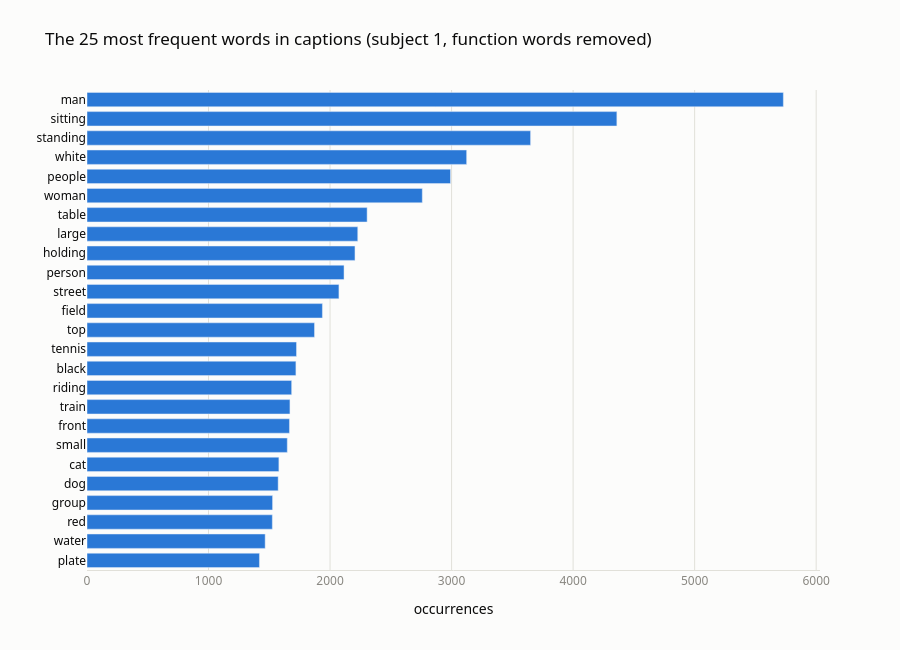

Here is the notebook cell this chart was saved with:
### Code cell
# [2.3.3] Chart: top 25 words
# The most frequent content words
STOPWORDS = set("""
a an the of on in with and is are to at it its there that this by for from as be has have
next near up down his her their some two one while being other very
""".split())

words = captions["tokens"].explode().dropna()
content_words = words[~words.isin(STOPWORDS)]

# Frequency as number of occurrences, and as percent of images with the word in at least one caption
top = content_words.value_counts().head(25).rename("occurrences").to_frame()
word_images = (captions[["nsdId", "tokens"]].explode("tokens")
               .drop_duplicates().groupby("tokens").size())
top["% of images"] = (word_images.reindex(top.index) / captions["nsdId"].nunique() * 100).round(1)
top.head(10)

plot_data = top.iloc[::-1]   # most frequent at the top

fig = go.Figure()
fig.add_bar(
    x=plot_data["occurrences"],
    y=plot_data.index,
    orientation="h",
    marker=dict(color=BLUE),
    customdata=plot_data["% of images"],
    hovertemplate="%{y}: %{x} occurrences, in %{customdata}% of images<extra></extra>",
)
fig.update_layout(height=650, bargap=0.25)
style(fig,
      title="The 25 most frequent words in captions (subject 1, function words removed)",
      xaxis_title="occurrences",
      yaxis_title="")
fig.update_xaxes(showgrid=True, gridcolor=GRID)
fig.update_yaxes(showgrid=False, tickfont_color=INK)
fig.show()

### Figure 1 — Plotly figure (JSON) as saved in the notebook; plotly's stock layout.template omitted (floating-point values rounded to 4 significant figures)
{"data": [{"customdata": [5.2, 7.4, 9.1, 9.8, 4.1, 3.6, 12.6, 12.6, 3.5, 9.4, 11.3, 3.1, 15.3, 10.3, 9.8, 13.5, 12.4, 16.9, 10.8, 10.5, 13.7, 20.7, 21.6, 26.4, 21.7], "hovertemplate": "%{y}: %{x} occurrences, in %{customdata}% of images<extra></extra>", "marker": {"color": "#2a78d6"}, "orientation": "h", "type": "bar", "x": [1419, 1466, 1525, 1527, 1573, 1579, 1648, 1666, 1670, 1684, 1719, 1724, 1872, 1937, 2073, 2115, 2205, 2228, 2305, 2759, 2991, 3124, 3650, 4360, 5730], "y": ["plate", "water", "red", "group", "dog", "cat", "small", "front", "train", "riding", "black", "tennis", "top", "field", "street", "person", "holding", "large", "table", "woman", "people", "white", "standing", "sitting", "man"]}], "layout": {"bargap": 0.25, "font": {"color": "#0b0b0b", "family": "system-ui, 'Segoe UI', sans-serif"}, "height": 650, "legend": {"orientation": "h", "x": 0, "y": 1.02, "yanchor": "bottom"}, "margin": {"t": 90}, "paper_bgcolor": "#fcfcfb", "plot_bgcolor": "#fcfcfb", "title": {"text": "The 25 most frequent words in captions (subject 1, function words removed)"}, "xaxis": {"gridcolor": "#e1e0d9", "linecolor": "#e1e0d9", "showgrid": true, "tickfont": {"color": "#898781"}, "title": {"text": "occurrences"}}, "yaxis": {"gridcolor": "#e1e0d9", "showgrid": false, "tickfont": {"color": "#0b0b0b"}, "title": {"text": ""}, "zeroline": false}}}
